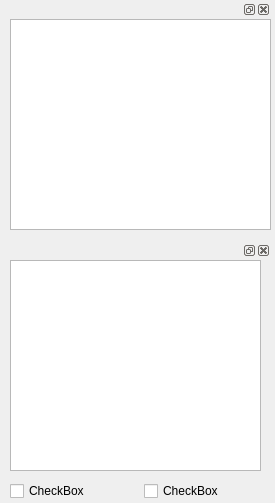
<?xml version="1.0" encoding="UTF-8"?>
<ui version="4.0">
 <class>Form</class>
 <widget class="QWidget" name="Form">
  <property name="geometry">
   <rect>
    <x>0</x>
    <y>0</y>
    <width>275</width>
    <height>503</height>
   </rect>
  </property>
  <property name="windowTitle">
   <string>Form</string>
  </property>
  <widget class="QWidget" name="gridLayoutWidget">
   <property name="geometry">
    <rect>
     <x>10</x>
     <y>0</y>
     <width>261</width>
     <height>501</height>
    </rect>
   </property>
   <layout class="QGridLayout" name="gridLayout">
    <item row="0" column="0">
     <widget class="QDockWidget" name="dockWidget_2">
      <widget class="QWidget" name="dockWidgetContents_2">
       <widget class="QGraphicsView" name="graphicsView">
        <property name="geometry">
         <rect>
          <x>0</x>
          <y>0</y>
          <width>261</width>
          <height>211</height>
         </rect>
        </property>
       </widget>
      </widget>
     </widget>
    </item>
    <item row="1" column="0">
     <widget class="QDockWidget" name="dockWidget">
      <widget class="QWidget" name="dockWidgetContents">
       <widget class="QTableWidget" name="ContoursTable">
        <property name="geometry">
         <rect>
          <x>0</x>
          <y>0</y>
          <width>251</width>
          <height>211</height>
         </rect>
        </property>
       </widget>
      </widget>
     </widget>
    </item>
    <item row="2" column="0">
     <layout class="QHBoxLayout" name="horizontalLayout_2">
      <item>
       <widget class="QCheckBox" name="checkBox_2">
        <property name="text">
         <string>CheckBox</string>
        </property>
       </widget>
      </item>
      <item>
       <widget class="QCheckBox" name="checkBox">
        <property name="text">
         <string>CheckBox</string>
        </property>
       </widget>
      </item>
     </layout>
    </item>
   </layout>
  </widget>
 </widget>
 <resources/>
 <connections/>
</ui>
